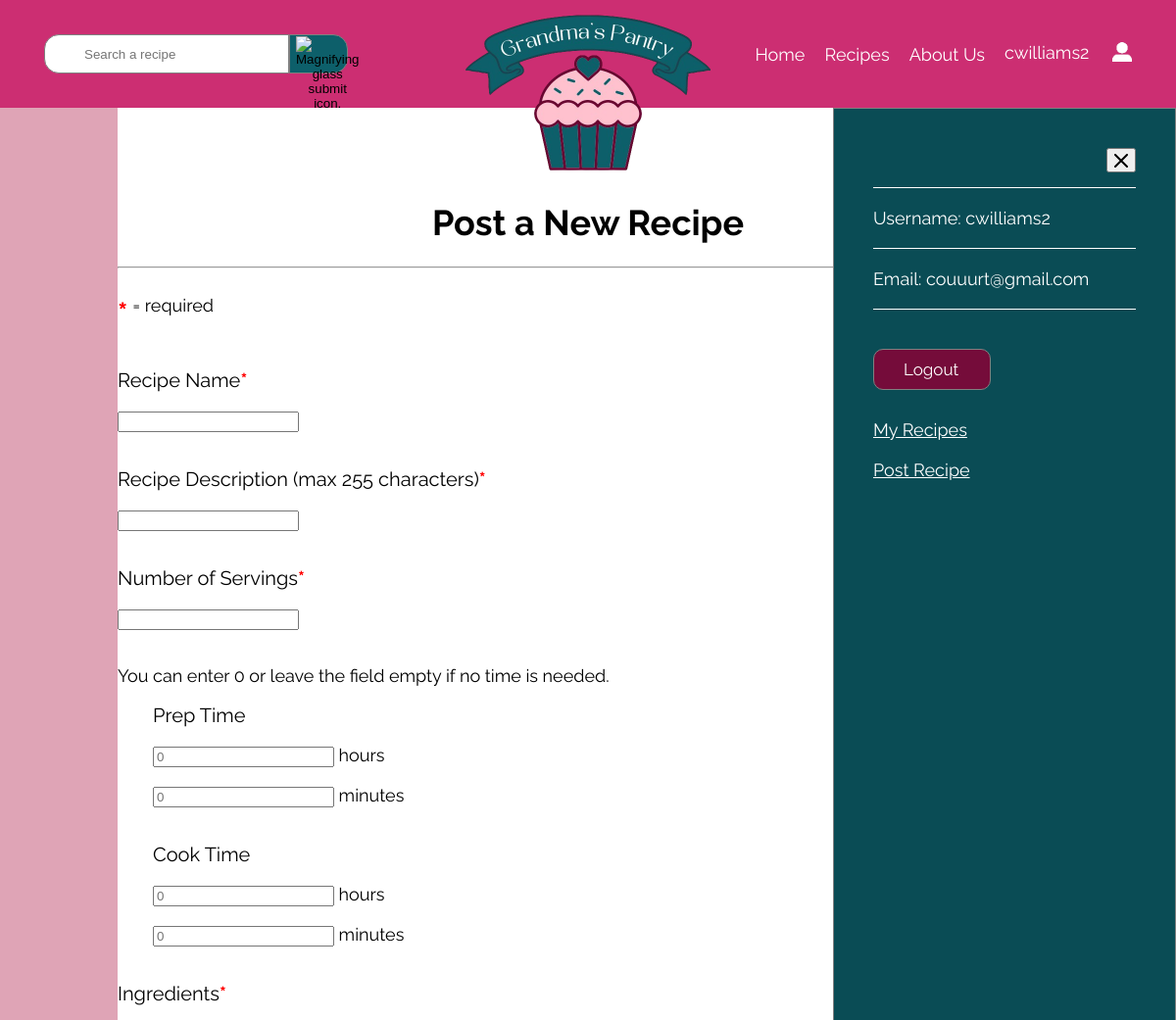
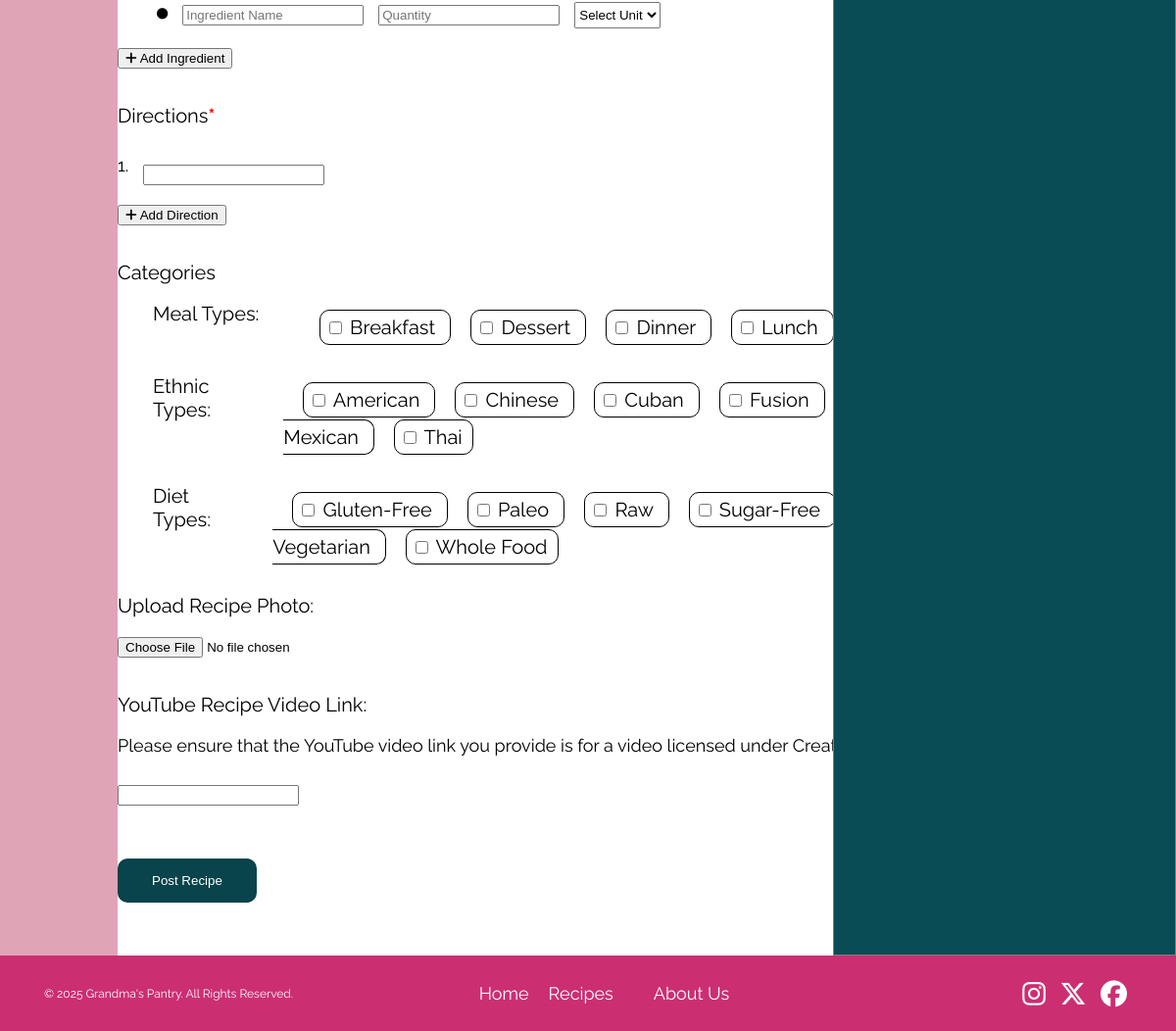
The app's page /public/recipes/new.php (signed in) with its own data (2 pictures, top to bottom).
### tables this page shows
CREATE TABLE `users` (
  `user_id` int(11) NOT NULL,
  `first_name` varchar(30) NOT NULL,
  `last_name` varchar(30) NOT NULL,
  `username` varchar(20) NOT NULL,
  `email` varchar(254) NOT NULL,
  `hashed_password` varchar(255) NOT NULL,
  `role_id` int(11) NOT NULL,
  `created_at` timestamp NOT NULL DEFAULT CURRENT_TIMESTAMP,
  `activity` tinyint(1) NOT NULL
);

CREATE TABLE `meal_types` (
  `meal_type_id` int(11) NOT NULL,
  `meal_type_name` varchar(50) NOT NULL
);

CREATE TABLE `ethnic_types` (
  `ethnic_type_id` int(11) NOT NULL,
  `ethnic_type_name` varchar(50) NOT NULL
);

CREATE TABLE `diet_types` (
  `diet_type_id` int(11) NOT NULL,
  `diet_type_name` varchar(50) NOT NULL
);

### private/initialize.php (called while the page is built, shortened)
<?php
  require_once('functions.php');
  $session = new Session;

### private/classes/Session.class.php (called while the page is built, shortened)
<?php
class Session {
  private $userId;
  public $username;
  private $lastLogin;
  public function is_logged_in() {
    return isset($this->userId) && $this->last_login_is_recent();
  }
  public function get_user() {
    return User::find_by_id($this->userId);
  }
  public function get_display_name($maxLength = 15, $trimLength = 12) {
    return $this->username;
  }
  private function check_stored_login() {
    if(isset($_SESSION['userId'])) {
      $this->userId = $_SESSION['userId'];
      $this->username = $_SESSION['username'];
      $this->lastLogin = $_SESSION['lastLogin'];
    }
  }
  private function last_login_is_recent() {
    if(!isset($this->lastLogin)) {
      return false;
    }
    elseif(($this->lastLogin + self::MAX_LOGIN_AGE) < time()) {
      return false;
    }
    else {
      return true;
    }
  }
}

### private/classes/DatabaseObject.class.php (called while the page is built, shortened)
<?php
class DatabaseObject {
  static protected $database;
  static protected $table_name = "";
  static public function set_database($database) {
    self::$database = $database;
  }
  static public function find_by_sql($sql) {
    $result = self::$database->query($sql);
    $obj_array = [];
    while($record = $result->fetch_assoc()) {
      $obj_array[] = static::instantiate($record);
    }
    return $obj_array;
  }
  static public function find_by_id($id) {
    $primary_key_column = rtrim(static::$table_name, 's') . '_id';
    $sql = "SELECT * FROM " . static::$table_name;
    $sql .= " WHERE " . $primary_key_column . "='" . self::$database->escape_string($id) . "'";
    $obj_array = static::find_by_sql($sql);
    if(!empty($obj_array)) {
      return array_shift($obj_array);
    }
    else {
      return false;
    }
  }
  static protected function instantiate($record) {
    $object = new static;
    if (isset($record['user_id'])) {
      $object->id = $record['user_id'];
    }
    foreach($record as $property => $value) {
      $camelCaseProperty = lcfirst(str_replace('_', '', ucwords($property, '_')));
      if(property_exists($object, $camelCaseProperty) && $property !== 'user_id') {
        $object->$camelCaseProperty = $value;
      }
    }
    return $object;
  }
}

### private/classes/User.class.php (called while the page is built, shortened)
<?php
class User extends DatabaseObject {
  public static function find_by_id($id) {
    return parent::find_by_id($id);
  }
}

### private/classes/Category.class.php (called while the page is built, shortened)
<?php
class Category extends DatabaseObject {
	public function __construct($args = []) {
    if (isset($args['id'])) {
      $this->id = $args['id'];
    }
		if (isset($args['name'])) {
				$this->name = $args['name'];
		}
	}
  static protected function instantiate($record) {
    if (isset($record['meal_type_id'])) {
        return new static([
            'id' => $record['meal_type_id'],
            'name' => $record['meal_type_name'],
            'category_type' => 'meal_types'
        ]);
    }
    elseif (isset($record['ethnic_type_id'])) {
        return new static([
            'id' => $record['ethnic_type_id'],
            'name' => $record['ethnic_type_name'],
            'category_type' => 'ethnic_types'
        ]);
    }
    elseif (isset($record['diet_type_id'])) {
        return new static([
            'id' => $record['diet_type_id'],
            'name' => $record['diet_type_name'],
            'category_type' => 'diet_types'
        ]);
    }
    return null;
  }
  public static function get_all_names($table) {
    $columnMap = [
      'meal_types' => ['id' => 'meal_type_id', 'name' => 'meal_type_name'],
      'ethnic_types' => ['id' => 'ethnic_type_id', 'name' => 'ethnic_type_name'],
      'diet_types' => ['id' => 'diet_type_id', 'name' => 'diet_type_name']
    ];
    $columns = $columnMap[$table];
    $sql = "SELECT {$columns['id']}, {$columns['name']} FROM {$table} ORDER BY {$columns['name']} ASC";
    return static::find_by_sql($sql);
  }
}

### private/functions.php (called while the page is built, shortened)
<?php
function h($string="") {
  return htmlspecialchars($string);
}

### public/recipes/form-fields.php (the view, shortened to what this page needs)
<section>
  <label for="recipe-name">Recipe Name<span>*</span></label><br>
  <input type="text" id="recipe-name" name="recipe[recipe_name]" value="<?php echo isset($_POST['recipe-name']) ? htmlspecialchars($_POST['recipe-name']) : ''; ?>" required>
</section>
<section>
  <label for="recipe-description">Recipe Description (max 255 characters)<span>*</span></label><br>
  <input type="text" id="recipe-description" name="recipe[recipe_description]" maxlength="255" value="<?php echo isset($_POST['recipe-description']) ? htmlspecialchars($_POST['recipe-description']) : ''; ?>" required>
</section>
<section>
  <label for="recipe-servings">Number of Servings<span>*</span></label><br>
  <input type="number" id="recipe-servings" name="recipe[servings]" value="<?php echo isset($_POST['recipe-servings']) ? (int)$_POST['recipe-servings'] : ''; ?>" required>
</section>
<p>You can enter 0 or leave the field empty if no time is needed.</p>
<section class="times">
  <label>Prep Time</label>
  <div>
    <section class="create-time">
      <input type="number" id="prep-time-hours" name="recipe[prep_time_hours]" min="0" value="<?php echo isset($_POST['prep_time_hours']) ? (int)$_POST['prep_time_hours'] : ''; ?>" placeholder="0">
      <span>hours</span>
    </section>
    <section class="create-time">
      <input type="number" id="prep-time-minutes" name="recipe[prep_time_minutes]" min="0" value="<?php echo isset($_POST['prep_time_minutes']) ? (int)$_POST['prep_time_minutes'] : ''; ?>" placeholder="0">
      <span>minutes</span>
    </section>
  </div>
</section>
<section class="times">
  <label>Cook Time</label>
  <section>
    <section class="create-time">
      <input type="number" id="cook-time-hours" name="recipe[cook_time_hours]" min="0" value="<?php echo isset($_POST['cook_time_hours']) ? (int)$_POST['cook_time_hours'] : ''; ?>" placeholder="0">
      <span>hours</span>
    </section>
    <section class="create-time">
      <input type="number" id="cook-time-minutes" name="recipe[cook_time_minutes]" min="0" value="<?php echo isset($_POST['cook_time_minutes']) ? (int)$_POST['cook_time_minutes'] : ''; ?>" placeholder="0">
      <span>minutes</span>
    </section>
  </section>
</section>
<section>
  <label>Ingredients<span>*</span></label><br>
  <ul id="ingredients-container">
    <li>
      <span class="custom-marker"><i class="fas fa-circle fa-2xs"></i></span>
      <input type="text" name="recipe[ingredient_name][]" placeholder="Ingredient Name" required>
      <input type="number" name="recipe[ingredient_quantity][]" min="0.01" step="0.01" placeholder="Quantity" required>
      <select name="recipe[ingredient_unit][]" required>
        <option value="" disabled selected>Select Unit</option>
      </select>
      </li>
    </ul>
    <button type="button" id="add-ingredient-btn" class="add-btn" aria-label="Add ingredient">
      <i class="fas fa-plus"></i> Add Ingredient
    </button>
</section>
<section>
  <label for="directions">Directions<span>*</span></label><br>
  <ol id="directions-container">
    <li>
      <span class="custom-marker">1.</span>
      <input type="text" id="directions" name="recipe[directions][]" required></input>
    </li>
  </ol>
  <button type="button" id="add-direction-btn" class="add-btn" aria-label="Add direction">
    <i class="fas fa-plus"></i> Add Direction
  </button>
</section>
<section>
  <label>Categories</label>
  <section class="category-options">
    <label>Meal Types:</label>
    <section>
      <?php foreach ($meal_types as $meal_type): ?>
        <label>
          <input type="checkbox" name="recipe[meal_types][]" value="<?php echo h($meal_type->id); ?>">
          <?php echo h($meal_type->name); ?>
        </label>
      <?php endforeach; ?>
    </section>
  </section>
</section>
<section class="category-options">
  <label>Ethnic Types:</label>
  <section>
    <?php foreach ($ethnic_types as $ethnic_type): ?>
      <label>
        <input type="checkbox" name="recipe[ethnic_types][]" value="<?php echo h($ethnic_type->id); ?>">
        <?php echo h($ethnic_type->name); ?>
      </label>
    <?php endforeach; ?>
  </section>
</section>
<section class="category-options">
  <label>Diet Types:</label>
   <section>
    <?php foreach ($diet_types as $diet_type): ?>
      <label>
        <input type="checkbox" name="recipe[diet_types][]" value="<?php echo h($diet_type->id); ?>">
        <?php echo h($diet_type->name); ?>
      </label>
    <?php endforeach; ?>
    </section>
  </section>
<section>
  <label for="recipe-photo">Upload Recipe Photo:</label><br>
  <input type="file" id="recipe-photo" name="recipe-photo" accept="image/*">
</section>
<section>
  <label for="youtube-link">YouTube Recipe Video Link:</label><br>
  <p>Please ensure that the YouTube video link you provide is for a video licensed under Creative Commons.</p>
  <input type="url" id="youtube-link" name="recipe[youtube_link]">
</section>

### public/recipes/new.php (shortened to what this page needs)
<?php
require_once('../../private/initialize.php');
$user = $session->get_user();
$meal_types = Category::get_all_names('meal_types');
$ethnic_types = Category::get_all_names('ethnic_types');
$diet_types = Category::get_all_names('diet_types');
?>
<!DOCTYPE html>
<html lang="en">
  <head>
    <link href="../css/styles.css" rel="stylesheet">
    <link rel="stylesheet" href="https://cdn.jsdelivr.net/npm/choices.js/public/assets/styles/choices.min.css" />
  </head>
  <body>
    <header role="banner">
      <nav>
        <ul>
          <li><a href="/web-289/public/index.php">Home</a></li>
          <li><a href="/web-289/public/recipes/index.php">Recipes</a></li>
          <li><a href="/web-289/public/about.php">About Us</a></li>
          <li>
            <a href="#" id="open-sidebar">
              <?php if (!$session->is_logged_in()): ?>
                <span>Log In/Sign up</span>
              <?php else: ?>
                <div>
                  <span class="text-flip"><?= $session->get_display_name() ?></span>
                </div>
              <?php endif; ?>
            </a>
          </li>
          <li><a href="#" id="open-sidebar-icon"><img src="/web-289/public/assets/login-image.png" width="27" height="27" alt="User icon that links to login."></a></li>
        </ul>
      </nav>
      <form action="/web-289/public/recipes/index.php" method="GET">
        <section>
          <input type="text" name="search-query" placeholder="Search a recipe" value="<?php echo isset($_GET['search-query']) ? $escapedSearchQuery : ''; ?>">
          <button>
            <img src="/web-289/public/assets/icons/search.svg" width="64" height="64" alt="Magnifying glass submit icon.">
          </button>
        </section>
      </form>
      <a href="/web-289/public/index.php"><img src="/web-289/public/assets/logo.png" width="500" height="500" alt="Pink and navy cupcake logo for Grandma's Pantry."></a>
    </header>
    <div id="wrapper">
      <?php
      if($session->is_logged_in()) {
        include("../logged-in.php");
      }
      ?>
      <main role="main" id="create-recipe-page">
        <h1>Post a New Recipe</h1>
        <hr>
        <form method="POST" name="recipe-form" enctype="multipart/form-data">
          <section>
            <p>*</p>
            <p>= required</p>
          </section>
          <?php include("form-fields.php"); ?>
          <button type="submit">Post Recipe</button>
        </form>
      </main>
    </div>
    <footer>
        <p>&copy; 2025 Grandma's Pantry. All Rights Reserved.</p>
        <nav>
          <ul>
            <li><a href="/web-289/public/index.php">Home</a></li>
            <li><a href="/web-289/public/recipes/index.php">Recipes</a></li>
            <li><a href="/web-289/public/about.php">About Us</a></li>
          </ul>
        </nav>
        <section>
          <a href="https://www.instagram.com/"><i class="fa-brands fa-instagram fa-xl"></i></a>
          <a href="https://x.com/?lang=en"><i class="fa-brands fa-x-twitter fa-xl"></i></a>
          <a href="https://www.facebook.com/"><i class="fa-brands fa-facebook fa-xl"></i></a>
        </section>
    </footer>
  </body>
</html>

### public/logged-in.php (shortened to what this page needs)
<?php
require_once(dirname(__DIR__) . '/private/initialize.php');
?>
<div id="sidebar" class="<?= ($session->is_logged_in()) ? 'active' : ''; ?>" data-initial="<?= $session->is_logged_in() ? 'true' : 'false'; ?>">
  <div id="logged-in">
    <button id="close-sidebar" aria-label="Close Sidebar"><img src="/web-289/public/assets/icons/x-icon.svg" width="14" height="14" alt="A X icon."></button>
    <?php $user = $session->get_user(); ?>
    <section>
      <p>Username: <?= $user->username; ?></p>
      <p>Email: <?= $user->email; ?></p>
    </section>
    <a href="/web-289/public/logout.php">Logout</a>
    <a href="/web-289/public/users/user-recipes.php" id="myRecipesLink">My Recipes</a>
    <a href="/web-289/public/recipes/new.php">Post Recipe</a>
  </div>
</div>

### records on screen
users: username "cwilliams2", email "couuurt@gmail.com"
meal_types: meal_type_name "Breakfast"
meal_types: meal_type_name "Dessert"
meal_types: meal_type_name "Dinner"
meal_types: meal_type_name "Lunch"
ethnic_types: ethnic_type_name "American"
ethnic_types: ethnic_type_name "Chinese"
ethnic_types: ethnic_type_name "Cuban"
ethnic_types: ethnic_type_name "Fusion"
ethnic_types: ethnic_type_name "Mexican"
ethnic_types: ethnic_type_name "Thai"
diet_types: diet_type_name "Gluten-Free"
diet_types: diet_type_name "Paleo"
diet_types: diet_type_name "Raw"
diet_types: diet_type_name "Sugar-Free"
diet_types: diet_type_name "Vegetarian"
diet_types: diet_type_name "Whole Food"
